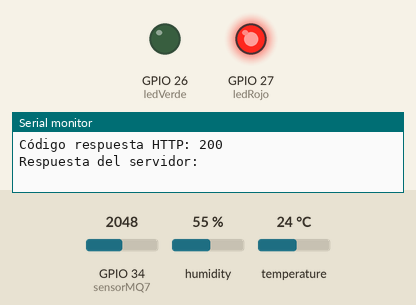
A sketch run on a simulated ESP32. Shown: output pins drawn as LEDs (lit = HIGH), the last lines printed to the serial monitor. The inputs (shaded band) are chosen by the test bench; at power-on: GPIO 34 (sensorMQ7) = 2048, humidity 55 %, temperature 24 °C. WiFi joins after 1.5 s; servers stay silent unless stated; uploads are accepted with an empty reply.

Above: at 2.7 s.
2.8 s: GPIO 34 (sensorMQ7) set to 1866
13.9 s: GPIO 34 (sensorMQ7) set to 1738
At 24.6 s:
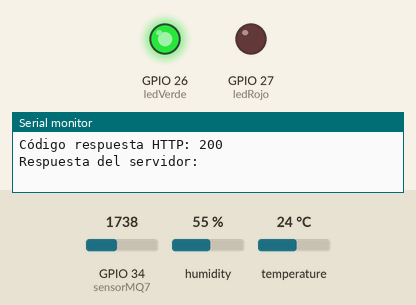
24.9 s: GPIO 34 (sensorMQ7) set to 1840
At 35.0 s:
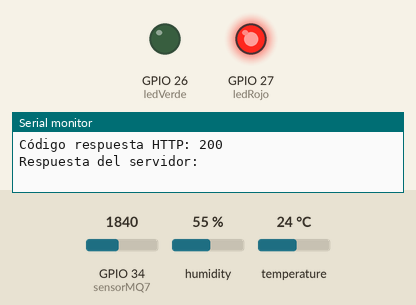
35.7 s: GPIO 34 (sensorMQ7) set to 1760
At 45.4 s:
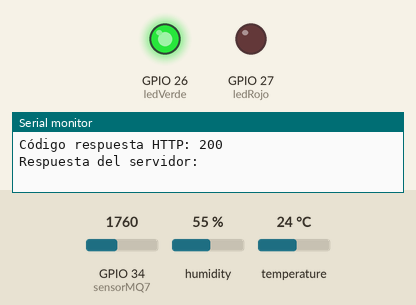
Timing chart, 0 to 46.9 s (numbered marks = the images above; inputs shaded):
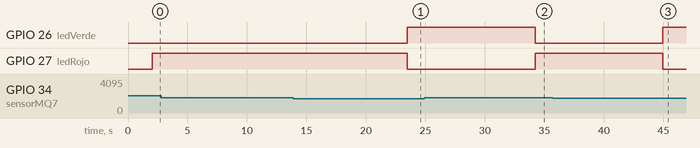

The sketch:

esp32Config.ino
```cpp
// Instalar esta librería
#include <WiFi.h>
#include <HTTPClient.h>
#include <DHT11.h>
#include <ArduinoJson.h>

//const char* ssid = "Red A52s";
//const char* password = "12345678";

const char* ssid = "AVILA";
const char* password = "46185953";
const char* api_url = "https://ucv.vcodesystems.com/api-web/index.php";

DHT11 dht11(18);
int ledVerde = 26;
int ledRojo = 27;
int sensorMQ7 = 34;

void setup() {
  Serial.begin(115200);
  pinMode(ledVerde, OUTPUT);
  pinMode(ledRojo, OUTPUT);

  WiFi.begin(ssid, password);
  Serial.print("Conectando a WiFi");
  while (WiFi.status() != WL_CONNECTED) {
    delay(500);
    Serial.print(".");
  }
  Serial.println("\nWiFi conectado");
}

void loop() {

  int temperatura = 0;
  int humedad = 0;
  int sensorMQ7read = analogRead(sensorMQ7);

  int resultado = dht11.readTemperatureHumidity(temperatura, humedad);

  if (resultado == 0) {
    Serial.print("Temperature: ");
    Serial.print(temperatura);
    Serial.print(" °C\tHumidity: ");
    Serial.print(humedad);
    Serial.println(" %");
  } else {
    Serial.println(DHT11::getErrorString(resultado));
  }

  Serial.print("Gas Sensor: ");
  Serial.print(sensorMQ7read);
  Serial.print("\t\t");

  if (sensorMQ7read > 1800) {
    Serial.println("Gas");
    digitalWrite(ledRojo, HIGH);
    digitalWrite(ledVerde, LOW);
  } else {
    Serial.println("No Gas");
    digitalWrite(ledVerde, HIGH);
    digitalWrite(ledRojo, LOW);
  }

  if (WiFi.status() == WL_CONNECTED) {
    HTTPClient http;
    http.begin(api_url);

    // Cambiamos el Content-Type a application/json
    http.addHeader("Content-Type", "application/json");

    // Creamos un objeto JSON
    StaticJsonDocument<200> doc;
    doc["temperatura"] = temperatura;
    doc["humedad"] = humedad;
    doc["gas"] = sensorMQ7read;

    // Serializamos el JSON a un string
    String jsonString;
    serializeJson(doc, jsonString);

    Serial.println("Enviando JSON: " + jsonString);

    // Enviamos el JSON como cuerpo de la petición POST
    int httpResponseCode = http.POST(jsonString);

    Serial.print("Código respuesta HTTP: ");
    Serial.println(httpResponseCode);

    if (httpResponseCode > 0) {
      String response = http.getString();
      Serial.println("Respuesta del servidor:");
      Serial.println(response);
    } else {
      Serial.print("Error al enviar POST: ");
      Serial.println(http.errorToString(httpResponseCode).c_str());
    }

    http.end();
  } else {
    Serial.println("WiFi no conectado");
  }

  delay(10000);
}
```

Measured:
- the behaviour switches between 1801 and 1800 on GPIO 34 (sensorMQ7) (found by bisection; images 0 and 1)
- after the input at 13.9 s, GPIO 26 (ledVerde): LOW → HIGH after 9.6 s; GPIO 27 (ledRojo): HIGH → LOW after 9.6 s
- after the input at 24.9 s, GPIO 26 (ledVerde): HIGH → LOW after 9.3 s; GPIO 27 (ledRojo): LOW → HIGH after 9.3 s
- after the input at 35.7 s, GPIO 26 (ledVerde): LOW → HIGH after 9.2 s; GPIO 27 (ledRojo): HIGH → LOW after 9.2 s
